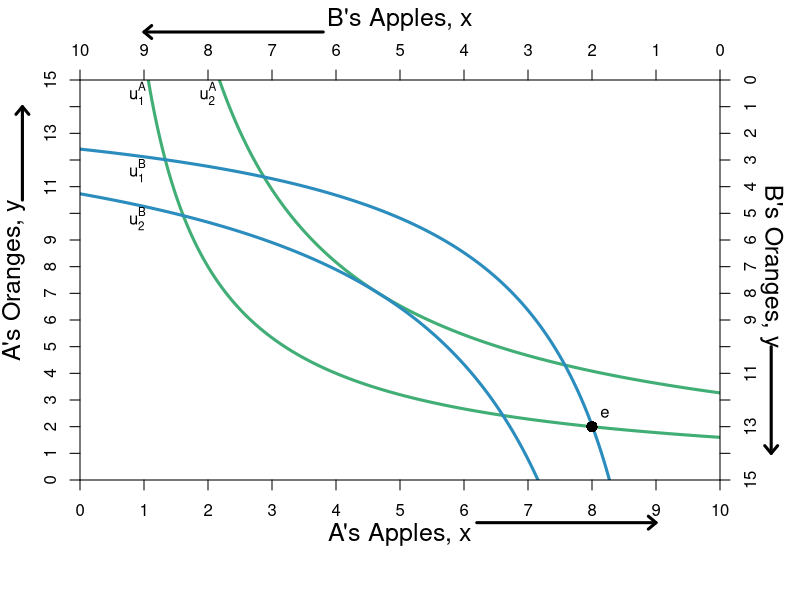

Generate this figure with R:
#Graph Designer: Simon Halliday & Madeleine Wettach '20
#Authors: Bowles, Foley and Halliday
#Title: Microeconomics: Competition, Conflict and Coordination

#require(ggplot2)
require(shape)
pdf(file = "property/step_by_step_graphs_5/property_walras1_step2.pdf", width = 9, height = 7)

#Set parameters for graphics
axislabelsize <- 1.5
graphlinewidth <- 3

COL <- c("#7fc97f", "#beaed4", "#fdc086", "#ffff99", "#386cb0", "#f0027f", "#bf5b17", "#666666")
COLA <- c("#99d8c9","#66c2a4","#41ae76", "#238b45", "#005824")
COLB <- c("#4eb3d3", "#2b8cbe", "#0868ac","#084081")


indiffcurveA1 <- function(x, U = 4, A = 1, a = 0.5) {
  ((((U-2)/A)*(1/x)^a)^(1/(1-a)))
}

indiffcurveA2 <- function(x, U = 4, A = 1, a = 0.5) {
  (((U/A)*(1/x)^a)^(1/(1-a)))
}

indiffcurveA3 <- function(x, U = 5.715476, A = 1, a = 0.5) {
  (((U/A)*(1/x)^a)^(1/(1-a)))
}

indiffcurveA4 <- function(x, U = 6.984164, A = 1, a = 0.5) {
  ((((U)/A)*(1/x)^a)^(1/(1-a)))
}

paretoEC <- function(x) {
  (3/2)*x
}

OfferCurveA <- function(x) {
  x/(x  - 4)
}

mrsplot <- function(x) {
  (13/2)*(x/(9-x)^2)
}

OfferCurveB <- function(x) {
  15 - (13/2)*(10 - x)/(9 - x)
}

WalrasPrice <- function(x) {
  14 - (3/2)*x
}

#Deriving the offer curves: let py = 1
#wA = 8px + 2py = 8px + 2; Demand: x = w/2px => x = 4 + 1/px => px = 1/(x - 4)
#Offer curve is y = px*x => (1/(x-4))*x = x/(x-4) defined for x neq 4
#wA = 2px + 13py = 2px + 13; Demand: x = w/2px => x = 1 + 13/2px => px = 13/2(x - 1)
#B's Offer curve is y = px*x => (13/2)(1/(x-1))*x = (13/2)(x/(x-1)
#Therefore in terms of yA and xA:
#15 - y = (13/2)*(10 - x)/(10 - x - 1)
#Therefore y = 15 - (13/2)*(10-x)/(9 - x) defined for x neq 9
#The tangency of the indifference curve and the offer curve gives mrsplot
#Where mrsplot equals that offer curve, we get x = (3/17)*(51 - sqrt(221)) = 6.376576; 
#So y = 6.022321; therefore u = (6.376576^0.5)*(6.022321^0.5)

indiffcurveBneg1 <- function(x, U = 5.09, A = 1, a = 0.5) {
  15 - (((U/A)*(1/(10 - x))^a)^(1/(1-a)))
}

indiffcurveBneg2 <- function(x, U = 6.531973, A = 1, a = 0.5) {
  15 - (((U/A)*(1/(10 - x))^a)^(1/(1-a)))
}

#Aisha happens to have found 8 apples and 2 oranges, 
#and Betty happens to have found 2 apples and 13 oranges. 
#Aisha's utility (8^0.5)*(2^0.5) = 4
#Betty's utility (2^0.5)*(13^0.5) = 5.09



par(mar =  c(6, 4, 4, 4))
xlims <- c(0, 10)
ylims <- c(0, 15)
xlims2 <- c(10, 0)
ylims2 <- c(15, 0)

plot(0, 0, xlim = xlims, ylim = ylims, type = "n",
     xlab = expression(paste("A's Apples, ", x)),
     ylab = expression(paste("A's Oranges, ", y)), 
     line = 2.5,
     xaxt = "n", 
     yaxt = "n", 
     cex.lab = axislabelsize, 
     bty = "n",
     xaxs="i", 
     yaxs="i")


npts <- 500 
npts2 <- 501

#Specify the sequences of points for graphing. 
xx1 <- seq(xlims[1], xlims[2], length.out = npts)
yy1 <- indiffcurveA2(xx1, U = 4, A = 1, a = 0.5)
yy2 <- indiffcurveA2(xx1)

#Polygon Attempt
#polygon(x = c(1.34, 6, 8, 10 - 6.73), y = c(12, 9, 2, 15 - 10.1), col="powderblue", density=NULL, border = NA)

#I need something like xx1 with npts for 
#xpoly1 <- seq(from = 1.34, to = 8, length.out = 500)
#ypoly1 <- indiffcurveA2(xpoly1, U = 4, A = 1, a = 0.5)
#ypoly2 <- indiffcurveBneg(xpoly1, U = 5.09, A = 1, a = 0.5)
#polygon(x = c(xpoly1, rev(xpoly1)), y = c(ypoly1, rev(ypoly2)), col=COL[3], density=NULL, border = NA)
xx2 <- seq(4, xlims[2], length.out = npts)
xx3 <- seq(xlims[1], 9, length.out = npts)

#Draw the lines for the graphs
#lines(xx1, indiffcurveA1(xx1), col = COLA[3], lwd = graphlinewidth)
lines(xx1, indiffcurveA2(xx1), col = COLA[3], lwd = graphlinewidth)
lines(xx1, indiffcurveA3(xx1), col = COLA[3], lwd = graphlinewidth)
#lines(xx1, indiffcurveA4(xx1), col = COLA[3], lwd = graphlinewidth)
#lines(xx1, paretoEC(xx1), col = COL[2], lwd = graphlinewidth)
###lines(xx2, OfferCurveA(xx2), col = COLA[5], lwd = graphlinewidth)

#lines(xx1, mrsplot(xx1), col = COL[1], lwd = graphlinewidth)
lines(xx1, indiffcurveBneg1(xx1), col = COLB[2], lwd = graphlinewidth)
lines(xx1, indiffcurveBneg2(xx1), col = COLB[2], lwd = graphlinewidth)

##lines(xx3, OfferCurveB(xx3), col = COLB[3], lwd = graphlinewidth+1)
##lines(xx1, WalrasPrice(xx1), col = COL[8], lwd = graphlinewidth)

#Customize ticks and labels for the plot
ticksy <- seq(from = 0, to = 15, by = 1)
ylabels <- seq(from = 0, to = 15, by = 1)
ticksx <- seq(from = 0, to = 10, by = 1)
xlabels <- seq(from = 0, to = 10, by = 1)
axis(1, at = ticksx, pos = 0, labels = xlabels)
axis(2, at = ticksy, pos = 0, labels = ylabels, las = 0)

#Add arrows:
arrows(-0.9, 10.5, -0.9, 14, xpd = TRUE, length = 0.1, angle = 40, lwd = 3)
arrows(6.2, -1.6, 9, -1.6, xpd = TRUE, length = 0.1, angle = 40, lwd = 3)

#Annotation of the three graphs and the NE
#text(9.6, 0.9, expression(u[1]^A))
text(0.9, 14.5, expression(u[1]^A))
text(2, 14.5, expression(u[2]^A))
#text(9.6, 5.9, expression(u[4]^A))

#Perhaps useful point to label the unused intersection of the participation constraints
#points(1.34, 12, pch = 16, col = "black", cex = 1.5)



#Pareto efficiency curve
##segments(3.27, 4.9, 5.84, 8.77, lty = 1, lwd = graphlinewidth, col = COL[2])
##text(4.5, 2.4, expression("Pareto Efficient"))
##text(4.5, 1.9, expression("Curve"))
##Arrows(4.5, 2.7, 4.5, 6.2, col = "black", lty = 1, lwd = 2, arr.type = "triangle", arr.lwd = 0.5)

#Label B's offer curve
##text(1, 3, expression("B's Offer Curve"))
##Arrows(1, 3.3, 1, 7.2, col = "black", lty = 1, lwd = 2, arr.type = "triangle", arr.lwd = 0.5)

# Price Line
##text(7, 13, expression(paste("A's Offer Curve")))
##Arrows(6.2, 13, 4.6, 13, col = "black", lty = 1, lwd = 2, arr.type = "triangle", arr.lwd = 0.5)


#Walrasian Price Line
##text(8.8, 5.5, expression(paste("Walrasian Price Line")))
##text(8.8, 5, expression(paste("Slope", phantom()==-p[w])))
##Arrows(8.8, 4.8, 8.8, 1.2, col = "black", lty = 1, lwd = 2, arr.type = "triangle", arr.lwd = 0.5)


#Add a point for the initial endowment
##points(14/3, 7, pch = 16, col = "black", cex = 1.5)
##text(4.75, 7.5, expression(w))

#Set up second axes and labels

par(new = TRUE)

#Use the same x and ylims as previously, but with locations switched
xlims2 <- c(10, 0)
ylims2 <- c(15, 0)

#Leave the ylab and xlab blank to ensure no axes titles
plot(0, 0, xlim = xlims2, ylim = ylims2, type = "n",
     xlab = expression(paste("")),
     ylab = expression(paste("")),
     xaxt = "n", 
     yaxt = "n", 
     cex.lab = 1.3, 
     bty = "n",
     xaxs="i", 
     yaxs="i")

#Set up axes at sides 3 and 4 (top and right)
axis(side = 3, at = ticksx, pos = 0, labels = xlabels)
axis(side = 4, at = ticksy, pos = 0, labels = ylabels, las = 0)
mtext("B's Apples, x", side=3, line = 2.5, cex = axislabelsize)
text(-0.8, 7, expression(paste("B's Oranges, y")), xpd = TRUE, cex = axislabelsize, srt = 270) 

#Add arrows:
arrows(-0.8, 10, -0.8, 14, xpd = TRUE, length=0.1,angle=40,lwd=3)
arrows(6.2, -1.8, 9, -1.8, xpd = TRUE, length=0.1,angle=40,lwd=3)


#Functions for B's indifference curves
indiffcurveB1 <- function(x, U = 5.09, A = 1, a = 0.5) {
  ((((U-2)/A)*(1/x)^a)^(1/(1-a)))
}

indiffcurveB2 <- function(x, U = 5.09, A = 1, a = 0.5) {
  (((U/A)*(1/x)^a)^(1/(1-a)))
}

indiffcurveB3 <- function(x, U = 5.703502, A = 1, a = 0.5) {
  ((((U)/A)*(1/x)^a)^(1/(1-a)))
}

indiffcurveB4 <- function(x, U = 8.244574, A = 1, a = 0.5) {
  ((((U)/A)*(1/x)^a)^(1/(1-a)))
}




#lines(xx1, indiffcurveB1(xx1), col = COLB[3], lwd = graphlinewidth)
#lines(xx1, indiffcurveB2(xx1), col = COLB[3], lwd = graphlinewidth)
#lines(xx1, indiffcurveB3(xx1), col = COLB[3], lwd = graphlinewidth)
#lines(xx1, indiffcurveB4(xx1), col = COLB[3], lwd = graphlinewidth)

#Label B's indifference curves
text(9.1, 3.4, expression(u[1]^B))
text(9.1, 5.2, expression(u[2]^B))
#text(9.1, 4.6, expression(u[3]^B))
#text(9.1, 8.2, expression(u[4]^B))

#Add a point for the initial endowment
points(2, 13, pch = 16, col = "black", cex = 1.5)
text(1.8, 12.5, expression(e))




#Label a point on the middle of the curve
#points(5, 7.5, pch = 16, col = "black", cex = 1.5)
#text(5, 7, expression(i))

#(5^0.5)*(7.5^0.5) = 6.123724

#Add point for comparison to participation constraint
#points(6.2, 1.55, pch = 16, col = "black", cex = 1.5)
#text(6.1, 1.2, expression(d))


#Calculate TIOLI power allocation for B
#mrs(x,y) => pareto efficient curve is (3/2)x = y
#A's initital utility is 4 = u(8,2) = (8^0.5)*(2^0.5)
#Therefore substitute in the contract curve u_e^A = 4 = (x^A)^(0.5)(3/2*x^A)^0.5
# => x^A = 4/((3/2)^0.5) = 3.27 => x^B = 6.73
# => y^A = 3/2(x^A) = 4.9 => y^B = 10.1

#Add point g for B's TIOLI power
###points(6.73, 10.1, pch = 16, col = "black", cex = 1.5)
###text(6.73, 10.6, expression(g))

#Calculate TIOLI power allocation for A
#mrs(x,y) => pareto efficient curve is (3/2)x = y
#A's initital utility is 4 = u(8,2) = (8^0.5)*(2^0.5)
#Therefore substitute in the contract curve u_e^A = 4 = (x^A)^(0.5)(3/2*x^A)^0.5
# => x^B = 5.09/((3/2)^0.5) = 4.16 => x^A = 5.84
# => y^B = 3/2(x^B) = 6.23 => y^A = 8.77 
#=> u^A = (5.84^0.5)*(8.77^0.5) = 7.156591
#Add point f for A's TIOLI power
###points(4.16, 6.23, pch = 16, col = "black", cex = 1.5)
###text(4.16, 5.8, expression(f))


#Annotating B's endowment
##text(1.8, 12.5, expression(e))

#Annotating a point that is a Pareto improvement over e.
#points(3.623424, 8.977679, pch = 16, col = "black", cex = 1.5)
#text(3.623424, 8.4, expression(h))
#(2.94^0.5)*(12.76^0.5)

#Label Pareto Improving Lens
#text(7, 5, expression(paste("Pareto-Improving Lens")))

dev.off()
